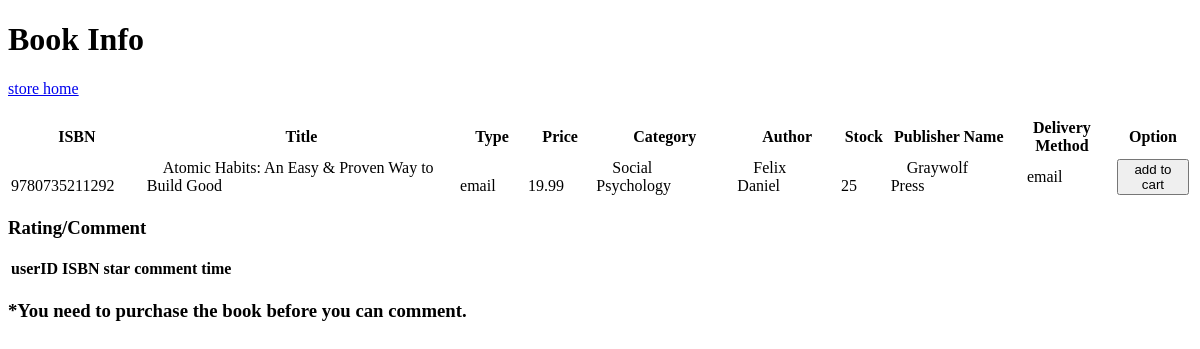
The page /book.php?book=9780735211292 on the database as committed earlier.
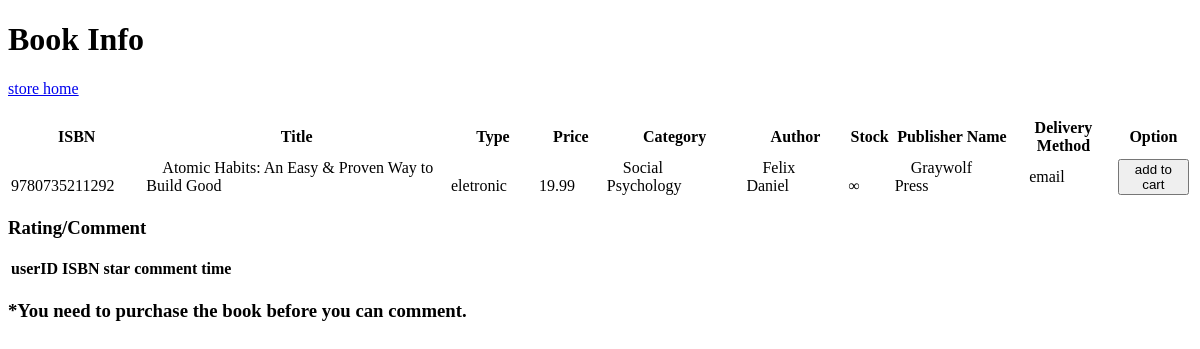
The same page on the database as committed later.
### tables this page shows
create table Books (
  ISBN char(13) primary key,
  title varchar(50),
  type varchar(10),
  price real,
  Category varchar(20),
  in_stock int,
  pName varchar(20),
  method varchar(10),

  constraint foreign key (pName) references Publisher(name),
  constraint foreign key (method) references Delivery(method)
);

create table Customers (
  userID int NOT NULL AUTO_INCREMENT primary key,
  password varchar(20),
  name varchar(30),
  email varchar(40) unique,
  phone char(10),
  address varchar(50)
);

### book.php (the view, shortened to what this page needs)
<!DOCTYPE html>
<html lang="en" dir="ltr">
  <head>
  </head>
  <body>
    <h1>Book Info</h1>
    <a href="store.php">store home</a>
    <br><br>
    <?php
     $mydb = new mysqli('localhost', 'root', '', 'bookstore');
     $query = "SELECT books.ISBN, title, type, price, Category, in_stock, pName, method, name
               FROM books, `write`, customers
               WHERE books.ISBN = `write`.ISBN AND customers.userID = `write`.userID
               AND books.ISBN = ?";
     $stmt = $mydb->prepare($query);
     $stmt->bind_param('s', $_GET['book']);
     $stmt->execute();
     $result = $stmt->get_result();
     if(mysqli_num_rows($result) == 0) {
       echo "<h3>Error</h3>";
       exit();
     } else {
       echo "<table>
       <thead>
       <tr>
       <th>ISBN</th>
       <th>Title</th>
       <th>Type</th>
       <th>Price</th>
       <th>Category</th>
       <th>Author</th>
       <th>Stock</th>
       <th>Publisher Name</th>
       <th>Delivery Method</th>
       <th>Option</th>
       </tr>
       </thead>";
       echo "<tbody>";
       while ($row = mysqli_fetch_array($result, MYSQLI_ASSOC)) {
         echo '<form action="cart.php" method="post">';
         echo "<tr>";
         echo "<td>&emsp;".$row['ISBN']."&emsp;</td>";
         echo "<td>&emsp;".$row['title']."&emsp;</td>";
         echo "<td>&emsp;".$row['type']."&emsp;</td>";
         echo "<td>&emsp;".$row['price']."&emsp;</td>";
         echo "<td>&emsp;".$row['Category']."&emsp;</td>";
         echo "<td>&emsp;".$row['name']."&emsp;</td>";
         if ($row['in_stock'] >= 0) {
           echo "<td>&emsp;".$row['in_stock']."&emsp;</td>";
         } else {
           echo "<td>&emsp;&infin;&emsp;</td>";
         }
         echo "<td>&emsp;".$row['pName']."&emsp;</td>";
         echo "<td>&emsp;".$row['method']."&emsp;</td>";
         echo "<td>";
         echo '<button type="submit" name="ISBN" value="' .$row['ISBN']. '">add to cart</button>';
         echo '</td>';
         echo "</tr>";
         echo '</form>';
       }
       echo "</tbody></table>";
     }
    ?>
    <h3>Rating/Comment</h3>
    <?php
      echo "<table>
        <thead>
          <tr>
            <th>userID</th>
            <th>ISBN</th>
            <th>star</th>
            <th>comment</th>
            <th>time</th>
          </tr>
        </thead>";
      echo "</tbody></table>";
      $query = "SELECT * FROM inorder, `order`
                WHERE inorder.orderNumber = `order`.Number and `order`.status = 'finished'
                 AND userID = ? AND ISBN = ?;";
      $stmt = $mydb->prepare($query);
      $stmt->bind_param('is', $_SESSION['id'], $_GET['book']);
      $stmt->execute();
      $result = $stmt->get_result();
      if(mysqli_num_rows($result) == 0) {
        echo '<h3>*You need to purchase the book before you can comment.</h3>';
        exit();
      }
     ?>

Rows that differ between the two databases and show on the page:
changed books "Atomic Habits: An Easy & Proven Way to Build Good": type "email" → "eletronic"; in_stock "25" → (not shown)
